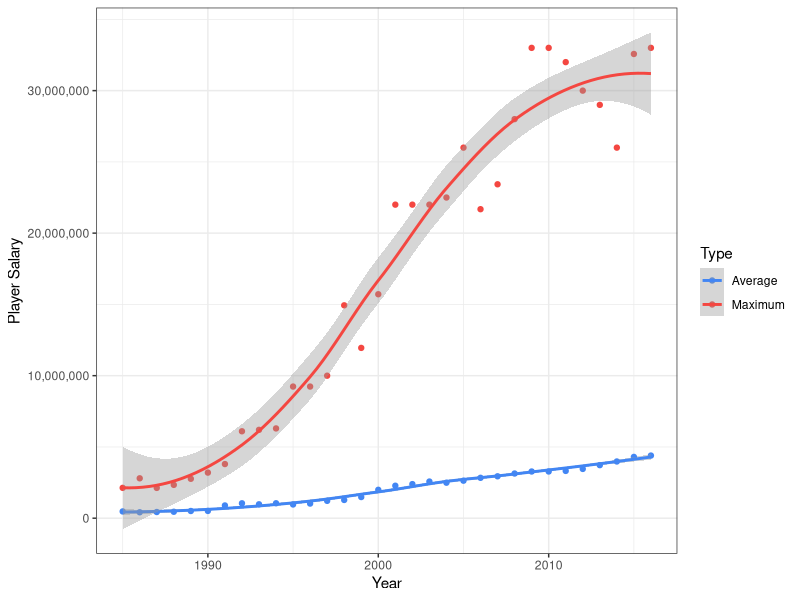
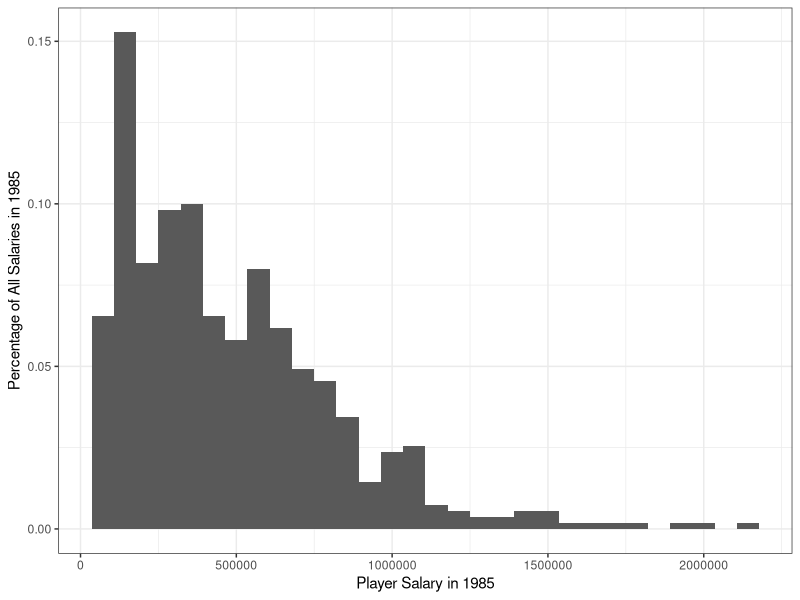
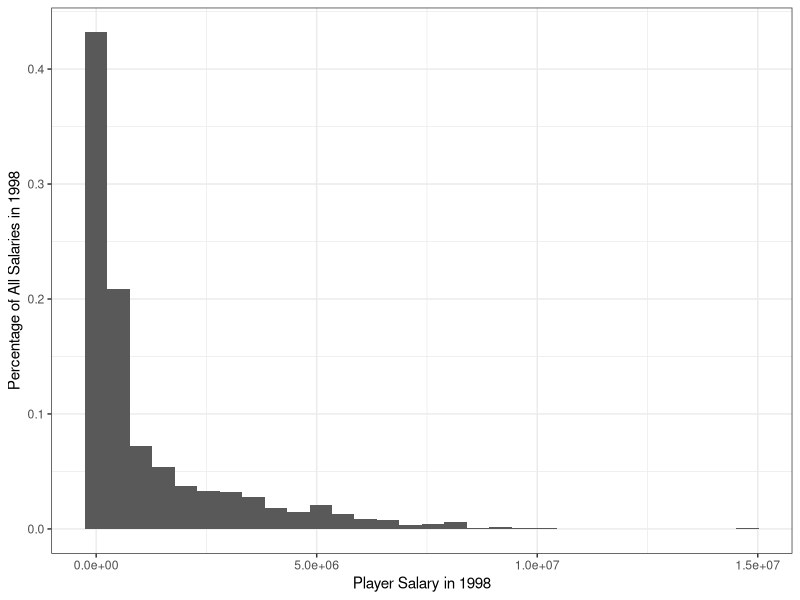
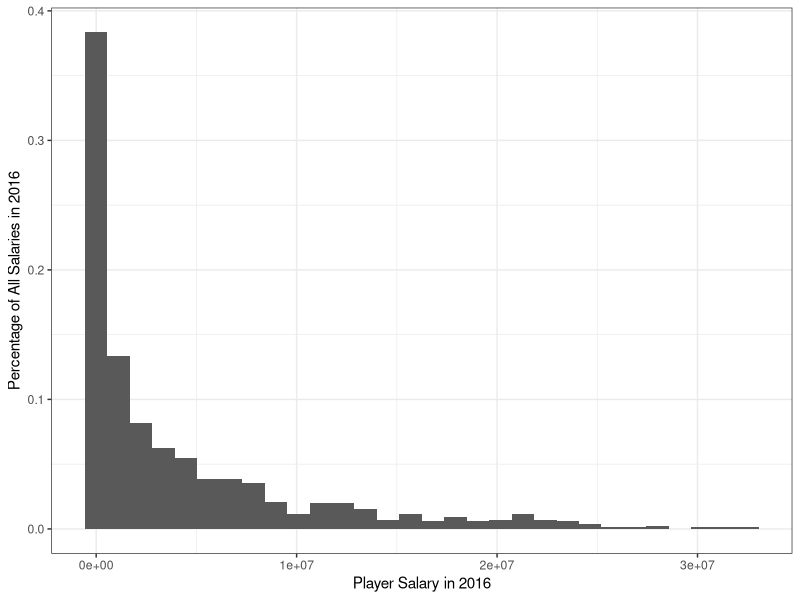
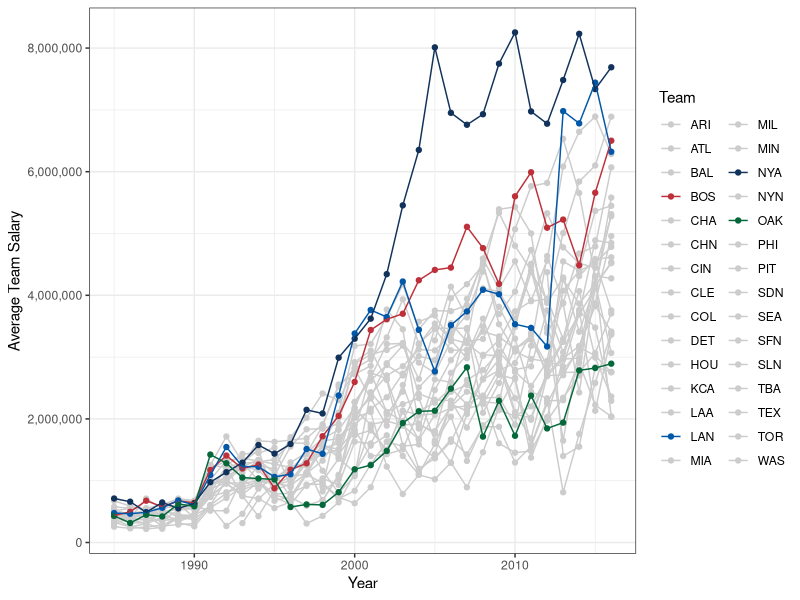
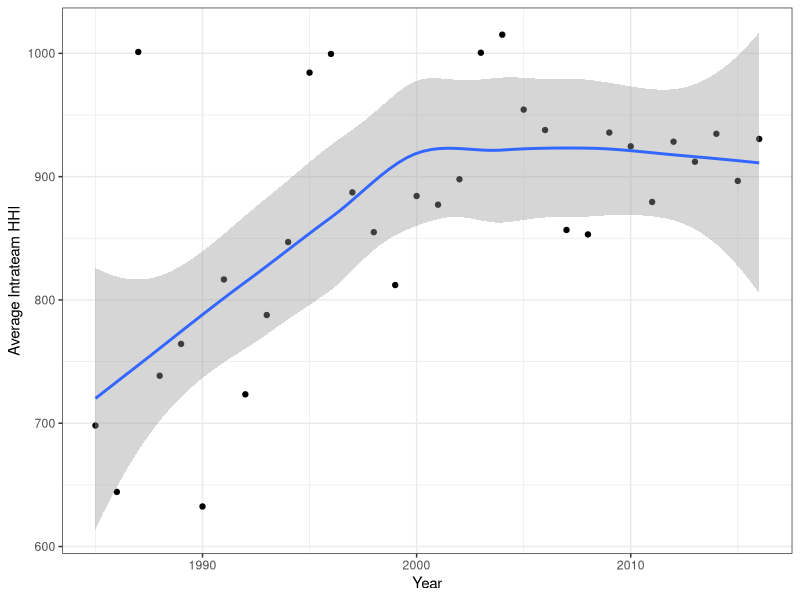
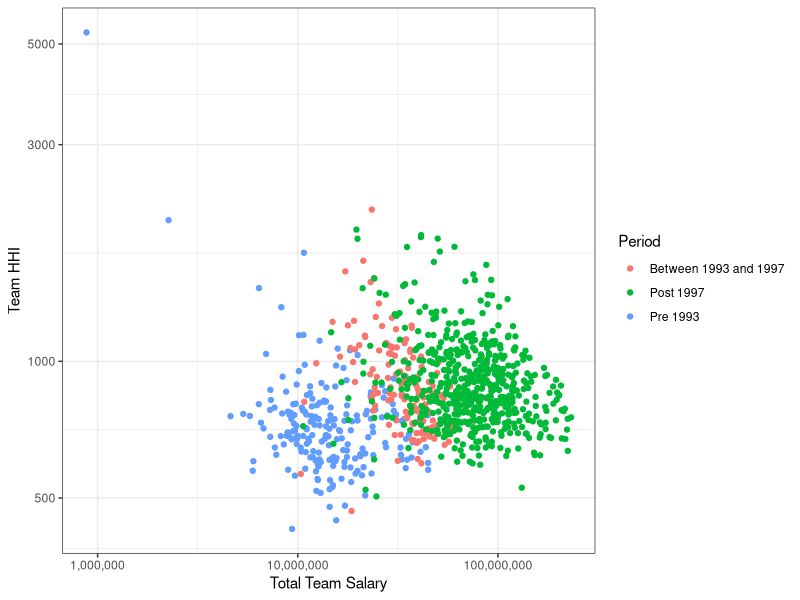

The R script that drew these images, in order:
## ---- chunk 1
library(here)
library(scales)
library(tidyverse)

theme_set(theme_bw())

knitr::opts_chunk$set(echo = TRUE)
## ---- chunk 2
teams <- read_csv(here('teams.csv'))
salaries <- read_csv(here('salaries.csv'))
## ---- chunk 3
teams <- teams %>%
  filter(1985 <= yearID & yearID <= 2016) %>%
  mutate(winPercentage = W / (W + L) * 1000)

salaries <- salaries %>%
  filter(1985 <= yearID & yearID <= 2016) %>%
  mutate(salaryMil = salary / 1000000)
## ---- chunk 4
teams <- teams %>%
  inner_join(salaries) %>%
  group_by(yearID, teamID, G, W, L, winPercentage) %>%
  summarize(totalSalaryMil = sum(salaryMil))
## ---- chunk 5
salaries <- salaries %>% 
  inner_join(teams) %>%
  mutate(salaryShare = salaryMil / totalSalaryMil * 100) %>%
  mutate(salaryShareSquared = salaryShare ^ 2) %>%
  select(yearID, teamID, playerID, salary, salaryShare, salaryShareSquared)
## ---- chunk 6
teams <- teams %>%
  inner_join(salaries) %>%
  group_by(yearID, teamID, G, W, L, winPercentage, totalSalaryMil) %>%
  summarize(HHI = sum(salaryShareSquared))
## ---- chunk 7
teams_old <- teams %>%
  filter(1985 <= yearID & yearID <= 1998) %>%
  mutate(normalizedYear = yearID - 1985)

salaries_old <- salaries %>%
  filter(1985 <= yearID & yearID <= 1998)
## ---- chunk 8
summary(teams_old$winPercentage)
summary(teams_old$totalSalaryMil)
summary(teams_old$HHI)
## ---- chunk 9
linear_fixed_old <- lm(formula = winPercentage ~ totalSalaryMil + HHI +
                                                 normalizedYear + teamID + 0,
                       data = teams_old)
summary(linear_fixed_old)$coefficients
## ---- chunk 10
linear_random_old <- lm(formula = winPercentage ~ totalSalaryMil + HHI + normalizedYear,
                        data = teams_old)
summary(linear_random_old)$coefficients
## ---- chunk 11
log_log_fixed_old <- lm(formula = log(winPercentage) ~ log(totalSalaryMil) + log(HHI) +
                                                       normalizedYear + teamID + 0,
                        data = teams_old)
summary(log_log_fixed_old)$coefficients
## ---- chunk 12
log_log_random_old <- lm(formula = log(winPercentage) ~ log(totalSalaryMil) + log(HHI) +
                                                        normalizedYear,
                         data = teams_old)
summary(log_log_random_old)$coefficients
## ---- chunk 13
salary_vs_time <- salaries %>%
  group_by(yearID) %>%
  summarize(avg = mean(salary), max = max(salary))

ggplot(data = salary_vs_time) +
  geom_point(aes(x = yearID, y = avg, color = 'Average')) +
  geom_smooth(aes(x = yearID, y = avg, color = 'Average')) + 
  geom_point(aes(x = yearID, y = max, color = 'Maximum')) + 
  geom_smooth(aes(x = yearID, y = max, color = 'Maximum')) +
  scale_color_manual(values = c('#4286f4', '#f44741')) +
  scale_y_continuous(labels = comma) + 
  labs(color = 'Type') +
  xlab('Year') +
  ylab('Player Salary')
## ---- chunk 14
salaries_1985 <- filter(salaries, yearID == 1985)
salaries_1998 <- filter(salaries, yearID == 1998)
salaries_2016 <- filter(salaries, yearID == 2016)

ggplot(data = salaries_1985) +
  geom_histogram(aes(x = salary, y = (..count..) / sum(..count..))) +
  xlab('Player Salary in 1985') +
  ylab('Percentage of All Salaries in 1985')

ggplot(data = salaries_1998) +
  geom_histogram(aes(x = salary, y = (..count..) / sum(..count..))) +
  xlab('Player Salary in 1998') +
  ylab('Percentage of All Salaries in 1998')

ggplot(data = salaries_2016) +
  geom_histogram(aes(x = salary, y = (..count..) / sum(..count..))) +
  xlab('Player Salary in 2016') +
  ylab('Percentage of All Salaries in 2016')
## ---- chunk 15
current_teamIDs <- c('ARI', 'ATL', 'BAL', 'BOS', 'CHA', 'CHN', 'CIN', 'CLE', 'COL', 'DET',
                     'HOU', 'KCA', 'LAA', 'LAN', 'MIA', 'MIL', 'MIN', 'NYA', 'NYN', 'OAK',
                     'PHI', 'PIT', 'SDN', 'SEA', 'SFN', 'SLN', 'TBA', 'TEX', 'TOR', 'WAS')
team_colors <- c('#cccccc', '#cccccc', '#cccccc', '#BD3039', '#cccccc',
                 '#cccccc', '#cccccc', '#cccccc', '#cccccc', '#cccccc',
                 '#cccccc', '#cccccc', '#cccccc', '#0157a8', '#cccccc',
                 '#cccccc', '#cccccc', '#11325b', '#cccccc', '#04683b',
                 '#cccccc', '#cccccc', '#cccccc', '#cccccc', '#cccccc',
                 '#cccccc', '#cccccc', '#cccccc', '#cccccc', '#cccccc')
colored_teamIDs <- c('BOS', 'LAN', 'NYA', 'OAK')

team_salary_vs_time <- salaries %>%
  filter(teamID %in% current_teamIDs) %>%
  group_by(yearID, teamID) %>%
  summarize(avg = mean(salary)) %>%
  mutate(flag = teamID %in% colored_teamIDs)

underlay_data <- filter(team_salary_vs_time, !flag)
overlay_data <- filter(team_salary_vs_time, flag)

ggplot() +
  geom_point(data = underlay_data, aes(x = yearID, y = avg, color = teamID)) +
  geom_line(data = underlay_data, aes(x = yearID, y = avg, color = teamID)) +
  geom_point(data = overlay_data, aes(x = yearID, y = avg, color = teamID)) +
  geom_line(data = overlay_data, aes(x = yearID, y = avg, color = teamID)) +
  scale_y_continuous(labels = comma) + 
  scale_color_manual(values = team_colors) +
  labs(color = 'Team') +
  xlab('Year') +
  ylab('Average Team Salary')
## ---- chunk 16
hhi_vs_time <- teams %>%
  group_by(yearID) %>%
  summarize(avg = mean(HHI))

ggplot(data = hhi_vs_time) +
  geom_point(aes(x = yearID, y = avg)) +
  geom_smooth(aes(x = yearID, y = avg)) + 
  xlab('Year') +
  ylab('Average Intrateam HHI')
## ---- chunk 17
year_to_period <- function(year) {
  if (year <= 1992) {
    return('Pre 1993')
  }
  else if (1993 <= year & year <= 1997) {
    return('Between 1993 and 1997')
  }
  else {
    return('Post 1997')
  }
}

hhi_vs_total_salary <- teams %>%
  mutate(period = year_to_period(yearID))

ggplot(data = hhi_vs_total_salary) +
  geom_point(aes(x = totalSalaryMil * 1000000, y = HHI, color = period)) +
  scale_x_log10(labels = comma) +
  scale_y_log10() +
  labs(color = 'Period') +
  xlab('Total Team Salary') +
  ylab('Team HHI')
## ---- chunk 18
teams_old <- teams %>%
  filter(1999 <= yearID & yearID <= 2016) %>%
  mutate(normalizedYear = yearID - 1999)

salaries_old <- salaries %>%
  filter(1999 <= yearID & yearID <= 2016)
## ---- chunk 19

## ---- chunk 20

## ---- chunk 21

## ---- chunk 22
